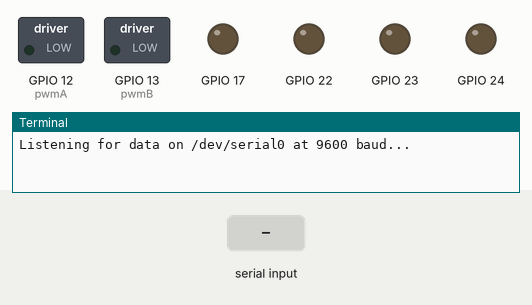
Bench run of a program on a simulated Raspberry Pi (BCM pin numbers). On the bench: switched loads named in the program (green lamp = pin HIGH), output pins drawn as LEDs (lit = HIGH), the last lines printed to the terminal. Inputs (shaded band) come from the test bench.

Above: at 1.2 s.
1.3 s: "F\n" received over the second serial link
At 1.9 s:
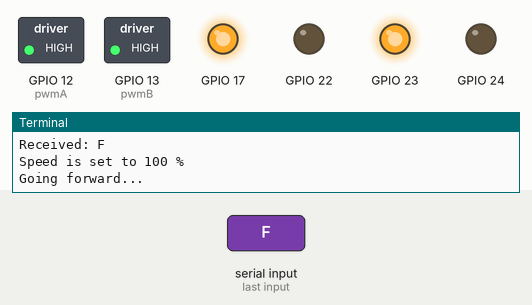
4.3 s: "B\n" received over the second serial link
At 5.4 s:
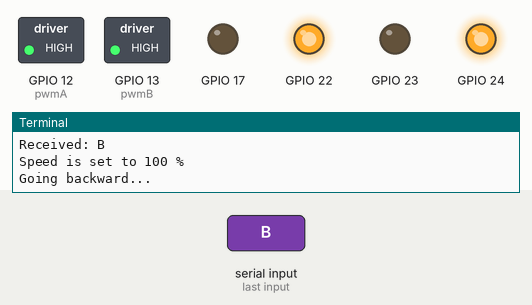
7.3 s: "R\n" received over the second serial link
At 7.42 s:
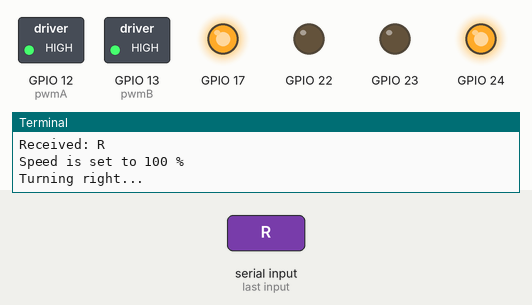
9.0 s: "L\n" received over the second serial link
At 9.12 s:
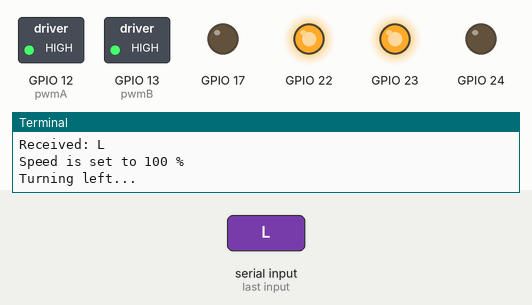
Timing chart, 0 to 12.0 s (numbered marks = the images above; inputs shaded):
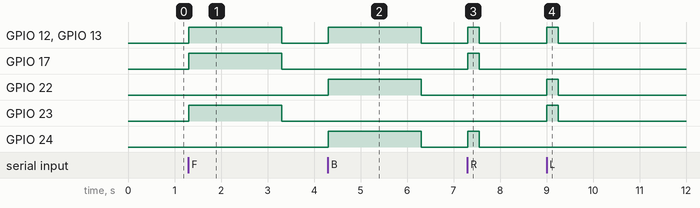

Measured:
- after the input at 1.3 s, GPIO 12 (pwmA), GPIO 13 (pwmB), GPIO 17, GPIO 23: LOW → HIGH at once, → LOW 2.0 s later
- after the input at 4.3 s, GPIO 12 (pwmA), GPIO 13 (pwmB), GPIO 22, GPIO 24: LOW → HIGH at once, → LOW 2.0 s later
- after the input at 7.3 s, GPIO 12 (pwmA), GPIO 13 (pwmB), GPIO 17, GPIO 24: LOW → HIGH at once, → LOW 0.25 s later
- after the input at 9.0 s, GPIO 12 (pwmA), GPIO 13 (pwmB), GPIO 22, GPIO 23: LOW → HIGH at once, → LOW 0.25 s later

The program:

rc_car_control.py
```python
import rc_car_move as move
import receive_serial as recv


seconds = 2
speed = 100

while True:
    data = recv.receive_serial_data()

    if data.isdigit():
        speed = int(data)
        if 1 <= speed <= 100:
            pass
        else:
            print("Invalid speed:", speed)
            continue

    if data == 'F':
        move.forward(seconds, speed)
    elif data == 'B':
        move.backward(seconds, speed)
    elif data == 'R':
        move.turn_right(0.25, speed)
    elif data == 'L':
        move.turn_left(0.25, speed)
```

rc_car_move.py
```python
import RPi.GPIO as GPIO
import time

def init():
    # Set GPIO mode
    GPIO.setmode(GPIO.BCM)
    # Setup GPIO pins
    GPIO.setup(12, GPIO.OUT)
    GPIO.setup(17, GPIO.OUT)
    GPIO.setup(22, GPIO.OUT)
    GPIO.setup(13, GPIO.OUT)
    GPIO.setup(23, GPIO.OUT)
    GPIO.setup(24, GPIO.OUT)
    # Setup PWM pins
    pwmA = GPIO.PWM(12, 1000)  # PWM frequency set to 1000Hz
    pwmB = GPIO.PWM(13, 1000)
    # Start PWM with 0% duty cycle
    pwmA.start(0)
    pwmB.start(0)

    return pwmA, pwmB

def set_speed(pwmA, pwmB, speedA, speedB):
    pwmA.ChangeDutyCycle(speedA)  # Change speed of motor A
    pwmB.ChangeDutyCycle(speedB)  # Change speed of motor B
    print(f"Speed is set to {speedA} %")

def forward(seconds, speed):
    pwmA, pwmB = init()

    GPIO.output(17, True)
    GPIO.output(22, False)
    GPIO.output(23, True)
    GPIO.output(24, False)
    set_speed(pwmA, pwmB, speed, speed)
    print ("Going forward...")
    time.sleep(seconds)
    set_speed(pwmA, pwmB, 0, 0)
    GPIO.cleanup()

def backward(seconds, speed):
    pwmA, pwmB = init()
    GPIO.output(17, False)
    GPIO.output(22, True)
    GPIO.output(23, False)
    GPIO.output(24, True)
    set_speed(pwmA, pwmB, speed, speed)
    print ("Going backward...")
    time.sleep(seconds)
    set_speed(pwmA, pwmB, 0, 0)
    GPIO.cleanup()

def turn_right(seconds, speed):
    pwmA, pwmB = init()
    GPIO.output(17, True)
    GPIO.output(22, False)
    GPIO.output(23, False)
    GPIO.output(24, True)
    set_speed(pwmA, pwmB, speed, speed)
    print ("Turning right...")
    time.sleep(seconds)
    set_speed(pwmA, pwmB, 0, 0)
    GPIO.cleanup()

def turn_left(seconds, speed):
    pwmA, pwmB = init()
    GPIO.output(17, False)
    GPIO.output(22, True)
    GPIO.output(23, True)
    GPIO.output(24, False)
    set_speed(pwmA, pwmB, speed, speed)
    print ("Turning left...")
    time.sleep(seconds)
    set_speed(pwmA, pwmB, 0, 0)
    GPIO.cleanup()
```

receive_serial.py
```python
import serial

# Open serial port
def receive_serial_data(port='/dev/serial0', baudrate=9600, timeout=1):
    try:
        # Open serial port
        ser = serial.Serial(port, baudrate, timeout=timeout)
        print(f"Listening for data on {port} at {baudrate} baud...")

        while True:
            # Read data from serial port
            data = ser.readline().decode('utf-8').strip()

            # Check if data is not empty
            if data:
                print("Received:", data)
                return data

    except serial.SerialException as e:
        print("Serial port error:", e)
        return None
    finally:
        if ser.is_open:
            ser.close()
```
